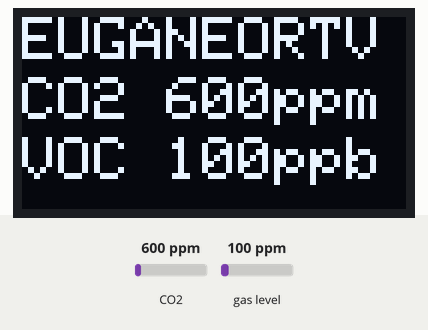
Bench run of a sketch on a simulated Arduino Uno, built with avr-gcc and run on an emulated ATmega328P. Shown: 128×64 one-colour display. The test bench sets the inputs (shaded band); at power-on: CO2 600 ppm, gas level 100 ppm.

Above: at 1.3 s.
1.4 s: CO2 set to 452 ppm
At 2.5 s:
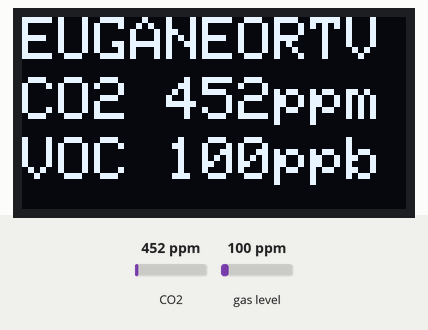
3.1 s: gas level set to 20 ppm
At 4.4 s:
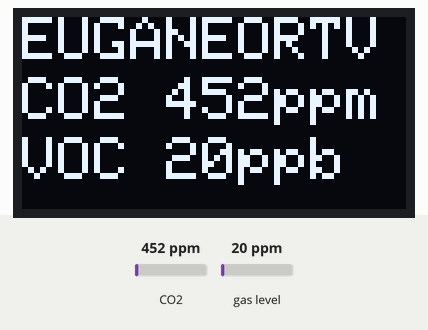
4.7 s: CO2 set to 1050 ppm
At 5.6 s:
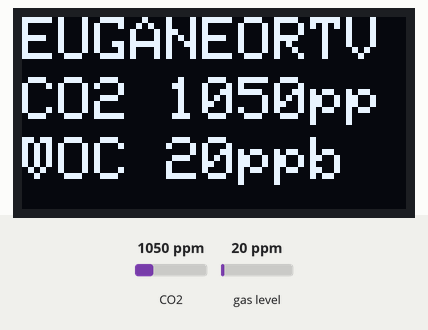
6.3 s: gas level set to 250 ppm
At 7.8 s:
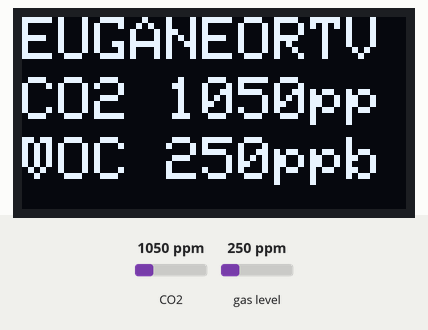
Timing chart, 0 to 8.9 s (numbered marks = the images above; inputs shaded):
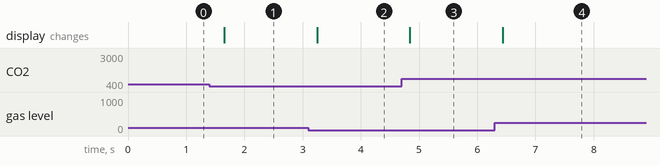

Measured:
- after the input at 1.4 s, the display: changes after 0.26 s (image 1)
- after the input at 3.1 s, the display: changes after 0.15 s (image 2)
- after the input at 4.7 s, the display: changes after 0.14 s (image 3)
- after the input at 6.3 s, the display: changes after 0.13 s (image 4)

The sketch:

sensore_oled.ino
```cpp
#include <Wire.h>
#include <Adafruit_GFX.h>
#include <Adafruit_SSD1306.h>
#include "Adafruit_CCS811.h"

// Declaration for an SSD1306 display connected to I2C (SDA, SCL pins)
Adafruit_SSD1306 display(128, 64, &Wire, -1);
Adafruit_CCS811 ccs;

void setup() {
  Serial.begin(9600);

  if(!display.begin(SSD1306_SWITCHCAPVCC, 0x3C)) { // Address 0x3D for 128x64
    Serial.println("Inizializzazione del display fallita!");
    for(;;);
  }

   if(!ccs.begin()){
    Serial.println("Inizializzazione del sensore fallita!");
    while(1);
  }

  // Wait for the sensor to be ready
  while(!ccs.available());
}

void loop() {
  if(ccs.available()){
    if(!ccs.readData()){
      display.clearDisplay();

      display.setTextSize(2);
      display.setTextColor(WHITE);
      display.setCursor(0, 0);
      display.println("EUGANEORTV");

      display.setCursor(0, 20);
      display.print("CO2 ");
      display.print(ccs.geteCO2());
      display.println("ppm");

      display.setCursor(0, 40);
      display.print("VOC ");
      display.print(ccs.getTVOC());
      display.println("ppb");

      display.display();
    } else{
      Serial.println("Errore!");
      while(1);
    }
  }
  delay(500);
}
```
